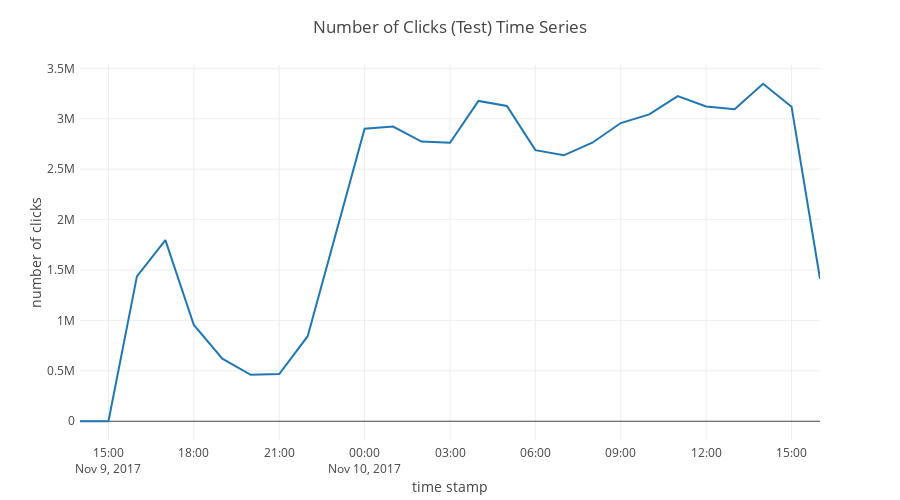

Here is the notebook cell this chart was saved with:
### Markdown cell above
There is a definitely pattern in frequency of clicks based on time of day. And this behavior is consistent throughout the time all the way to out-of-sample data. We might want to get 'hour' as one the feature in dataset

### Code cell
# let's round timestamp to hour
df_test['click_hour'] = df_test['click_time'].dt.round('H')
num_clicks = df_test.groupby('click_hour').size()
# plot
plotly_plot = PlotlyPlot(
    title='Number of Clicks (Test) Time Series', 
    yaxis={'title': 'number of clicks'}, 
    xaxis={'title': 'time stamp'})
plotly_plot.lineplot(
    x=num_clicks.index, 
    y=num_clicks, 

)

### Figure 1 — Plotly figure (JSON) as saved in the notebook; plotly's stock layout.template omitted (floating-point values rounded to 4 significant figures)
{"data": [{"line": {}, "marker": {}, "mode": "lines", "name": 0, "type": "scatter", "x": ["2017-11-09 14:00:00", "2017-11-09 15:00:00", "2017-11-09 16:00:00", "2017-11-09 17:00:00", "2017-11-09 18:00:00", "2017-11-09 19:00:00", "2017-11-09 20:00:00", "2017-11-09 21:00:00", "2017-11-09 22:00:00", "2017-11-09 23:00:00", "2017-11-10", "2017-11-10 01:00:00", "2017-11-10 02:00:00", "2017-11-10 03:00:00", "2017-11-10 04:00:00", "2017-11-10 05:00:00", "2017-11-10 06:00:00", "2017-11-10 07:00:00", "2017-11-10 08:00:00", "2017-11-10 09:00:00", "2017-11-10 10:00:00", "2017-11-10 11:00:00", "2017-11-10 12:00:00", "2017-11-10 13:00:00", "2017-11-10 14:00:00", "2017-11-10 15:00:00", "2017-11-10 16:00:00"], "y": [11, 101, 1436944, 1796918, 954782, 620048, 461151, 468882, 843348, 1878733, 2901400, 2923072, 2774402, 2761522, 3176715, 3126697, 2689153, 2637755, 2762599, 2957701, 3043145, 3224955, 3122275, 3094605, 3347334, 3119975, 1413282]}], "layout": {"height": 500, "margin": {"b": 60, "pad": 4, "t": 65}, "title": "Number of Clicks (Test) Time Series", "width": 900, "xaxis": {"title": "time stamp"}, "yaxis": {"title": "number of clicks"}}}
